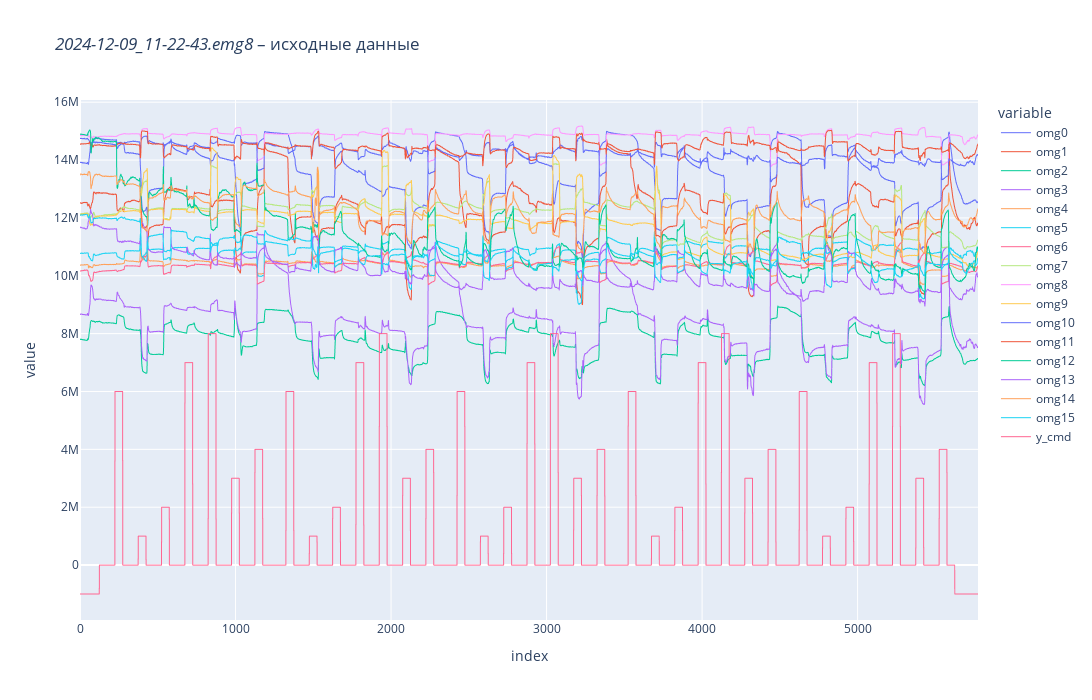

The code cell stored with this chart in its notebook:
### Code cell
# Папка с файлами данных
DATA_DIR = 'data/new'

montages = sorted(filter(lambda f: f.endswith('.emg8'), os.listdir(DATA_DIR)))
montages
['2024-12-02_14-03-05.emg8',
 '2024-12-04_12-22-13.emg8',
 '2024-12-09_11-22-43.emg8']
montage = montages[-1]
gestures_raw = pd.read_csv(os.path.join(DATA_DIR, montage), sep=' ')
fig_montage(
    gestures_raw[OMG_CH], y_cmd=gestures_raw['id'], 
    title=f"<i>{montage}</i> – исходные данные"
).show()

### Figure 1 — Plotly figure (JSON) as saved in the notebook; plotly's stock layout.template omitted (floating-point values rounded to 4 significant figures; data arrays with more than 128 entries replaced by an {"elided": "..."} marker saying what was removed)
{"data": [{"hovertemplate": "variable=omg0<br>index=%{x}<br>value=%{y}<extra></extra>", "legendgroup": "omg0", "line": {"color": "#636efa", "dash": "solid", "width": 1}, "marker": {"symbol": "circle"}, "mode": "lines", "name": "omg0", "showlegend": true, "type": "scattergl", "x": {"elided": "5775 int values"}, "xaxis": "x", "y": {"elided": "5775 int values"}, "yaxis": "y"}, {"hovertemplate": "variable=omg1<br>index=%{x}<br>value=%{y}<extra></extra>", "legendgroup": "omg1", "line": {"color": "#EF553B", "dash": "solid", "width": 1}, "marker": {"symbol": "circle"}, "mode": "lines", "name": "omg1", "showlegend": true, "type": "scattergl", "x": {"elided": "5775 int values"}, "xaxis": "x", "y": {"elided": "5775 int values"}, "yaxis": "y"}, {"hovertemplate": "variable=omg2<br>index=%{x}<br>value=%{y}<extra></extra>", "legendgroup": "omg2", "line": {"color": "#00cc96", "dash": "solid", "width": 1}, "marker": {"symbol": "circle"}, "mode": "lines", "name": "omg2", "showlegend": true, "type": "scattergl", "x": {"elided": "5775 int values"}, "xaxis": "x", "y": {"elided": "5775 int values"}, "yaxis": "y"}, {"hovertemplate": "variable=omg3<br>index=%{x}<br>value=%{y}<extra></extra>", "legendgroup": "omg3", "line": {"color": "#ab63fa", "dash": "solid", "width": 1}, "marker": {"symbol": "circle"}, "mode": "lines", "name": "omg3", "showlegend": true, "type": "scattergl", "x": {"elided": "5775 int values"}, "xaxis": "x", "y": {"elided": "5775 int values"}, "yaxis": "y"}, {"hovertemplate": "variable=omg4<br>index=%{x}<br>value=%{y}<extra></extra>", "legendgroup": "omg4", "line": {"color": "#FFA15A", "dash": "solid", "width": 1}, "marker": {"symbol": "circle"}, "mode": "lines", "name": "omg4", "showlegend": true, "type": "scattergl", "x": {"elided": "5775 int values"}, "xaxis": "x", "y": {"elided": "5775 int values"}, "yaxis": "y"}, {"hovertemplate": "variable=omg5<br>index=%{x}<br>value=%{y}<extra></extra>", "legendgroup": "omg5", "line": {"color": "#19d3f3", "dash": "solid", "width": 1}, "marker": {"symbol": "circle"}, "mode": "lines", "name": "omg5", "showlegend": true, "type": "scattergl", "x": {"elided": "5775 int values"}, "xaxis": "x", "y": {"elided": "5775 int values"}, "yaxis": "y"}, {"hovertemplate": "variable=omg6<br>index=%{x}<br>value=%{y}<extra></extra>", "legendgroup": "omg6", "line": {"color": "#FF6692", "dash": "solid", "width": 1}, "marker": {"symbol": "circle"}, "mode": "lines", "name": "omg6", "showlegend": true, "type": "scattergl", "x": {"elided": "5775 int values"}, "xaxis": "x", "y": {"elided": "5775 int values"}, "yaxis": "y"}, {"hovertemplate": "variable=omg7<br>index=%{x}<br>value=%{y}<extra></extra>", "legendgroup": "omg7", "line": {"color": "#B6E880", "dash": "solid", "width": 1}, "marker": {"symbol": "circle"}, "mode": "lines", "name": "omg7", "showlegend": true, "type": "scattergl", "x": {"elided": "5775 int values"}, "xaxis": "x", "y": {"elided": "5775 int values"}, "yaxis": "y"}, {"hovertemplate": "variable=omg8<br>index=%{x}<br>value=%{y}<extra></extra>", "legendgroup": "omg8", "line": {"color": "#FF97FF", "dash": "solid", "width": 1}, "marker": {"symbol": "circle"}, "mode": "lines", "name": "omg8", "showlegend": true, "type": "scattergl", "x": {"elided": "5775 int values"}, "xaxis": "x", "y": {"elided": "5775 int values"}, "yaxis": "y"}, {"hovertemplate": "variable=omg9<br>index=%{x}<br>value=%{y}<extra></extra>", "legendgroup": "omg9", "line": {"color": "#FECB52", "dash": "solid", "width": 1}, "marker": {"symbol": "circle"}, "mode": "lines", "name": "omg9", "showlegend": true, "type": "scattergl", "x": {"elided": "5775 int values"}, "xaxis": "x", "y": {"elided": "5775 int values"}, "yaxis": "y"}, {"hovertemplate": "variable=omg10<br>index=%{x}<br>value=%{y}<extra></extra>", "legendgroup": "omg10", "line": {"color": "#636efa", "dash": "solid", "width": 1}, "marker": {"symbol": "circle"}, "mode": "lines", "name": "omg10", "showlegend": true, "type": "scattergl", "x": {"elided": "5775 int values"}, "xaxis": "x", "y": {"elided": "5775 int values"}, "yaxis": "y"}, {"hovertemplate": "variable=omg11<br>index=%{x}<br>value=%{y}<extra></extra>", "legendgroup": "omg11", "line": {"color": "#EF553B", "dash": "solid", "width": 1}, "marker": {"symbol": "circle"}, "mode": "lines", "name": "omg11", "showlegend": true, "type": "scattergl", "x": {"elided": "5775 int values"}, "xaxis": "x", "y": {"elided": "5775 int values"}, "yaxis": "y"}, {"hovertemplate": "variable=omg12<br>index=%{x}<br>value=%{y}<extra></extra>", "legendgroup": "omg12", "line": {"color": "#00cc96", "dash": "solid", "width": 1}, "marker": {"symbol": "circle"}, "mode": "lines", "name": "omg12", "showlegend": true, "type": "scattergl", "x": {"elided": "5775 int values"}, "xaxis": "x", "y": {"elided": "5775 int values"}, "yaxis": "y"}, {"hovertemplate": "variable=omg13<br>index=%{x}<br>value=%{y}<extra></extra>", "legendgroup": "omg13", "line": {"color": "#ab63fa", "dash": "solid", "width": 1}, "marker": {"symbol": "circle"}, "mode": "lines", "name": "omg13", "showlegend": true, "type": "scattergl", "x": {"elided": "5775 int values"}, "xaxis": "x", "y": {"elided": "5775 int values"}, "yaxis": "y"}, {"hovertemplate": "variable=omg14<br>index=%{x}<br>value=%{y}<extra></extra>", "legendgroup": "omg14", "line": {"color": "#FFA15A", "dash": "solid", "width": 1}, "marker": {"symbol": "circle"}, "mode": "lines", "name": "omg14", "showlegend": true, "type": "scattergl", "x": {"elided": "5775 int values"}, "xaxis": "x", "y": {"elided": "5775 int values"}, "yaxis": "y"}, {"hovertemplate": "variable=omg15<br>index=%{x}<br>value=%{y}<extra></extra>", "legendgroup": "omg15", "line": {"color": "#19d3f3", "dash": "solid", "width": 1}, "marker": {"symbol": "circle"}, "mode": "lines", "name": "omg15", "showlegend": true, "type": "scattergl", "x": {"elided": "5775 int values"}, "xaxis": "x", "y": {"elided": "5775 int values"}, "yaxis": "y"}, {"hovertemplate": "variable=y_cmd<br>index=%{x}<br>value=%{y}<extra></extra>", "legendgroup": "y_cmd", "line": {"color": "#FF6692", "dash": "solid", "width": 1}, "marker": {"symbol": "circle"}, "mode": "lines", "name": "y_cmd", "showlegend": true, "type": "scattergl", "x": {"elided": "5775 int values"}, "xaxis": "x", "y": {"elided": "5775 int values"}, "yaxis": "y"}], "layout": {"height": 700, "legend": {"title": {"text": "variable"}, "tracegroupgap": 0}, "title": {"text": "<i>2024-12-09_11-22-43.emg8</i> – исходные данные"}, "width": 1200, "xaxis": {"anchor": "y", "domain": [0, 1], "title": {"text": "index"}}, "yaxis": {"anchor": "x", "domain": [0, 1], "title": {"text": "value"}}}}
